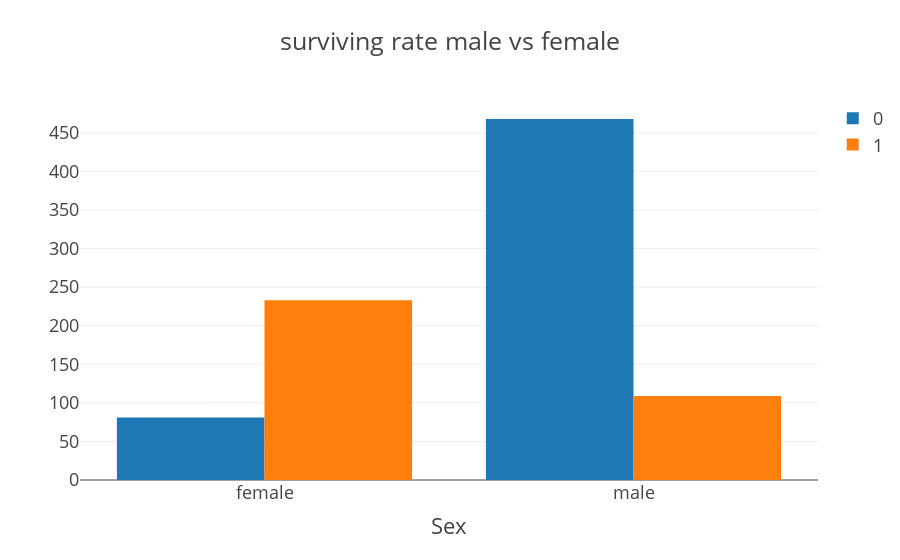

The notebook cell saved with this chart:
### Code cell
col = "Sex"
v1 = df_sur[col].value_counts().reset_index()
v1 = v1.rename(columns={col:'count',"index":col})
v1["percent"] = v1["count"].apply(lambda x:100*x/sum(v1["count"]))
v1 = v1.sort_values(col)

v2 = df_not[col].value_counts().reset_index()
v2 = v2.rename(columns={col:'count',"index":col})
v2["percent"] = v2["count"].apply(lambda x:100*x/sum(v1["count"]))
v2 = v2.sort_values(col) 

bar1 = go.Bar(x = v1[col], y=v1["count"], name="0")
bar2 = go.Bar(x=v2[col], y=v2["count"], name="1")

data = [bar1, bar2]
layout={'title':"surviving rate male vs female",'xaxis':{'title':"Sex"}}
fig = go.Figure(data=data, layout=layout)
fig.layout.template = "presentation"

iplot(fig)

### Figure 1 — Plotly figure (JSON) as saved in the notebook; plotly's stock layout.template omitted (floating-point values rounded to 4 significant figures)
{"data": [{"name": "0", "type": "bar", "x": ["female", "male"], "y": [81, 468]}, {"name": "1", "type": "bar", "x": ["female", "male"], "y": [233, 109]}], "layout": {"title": {"text": "surviving rate male vs female"}, "xaxis": {"title": {"text": "Sex"}}}}
